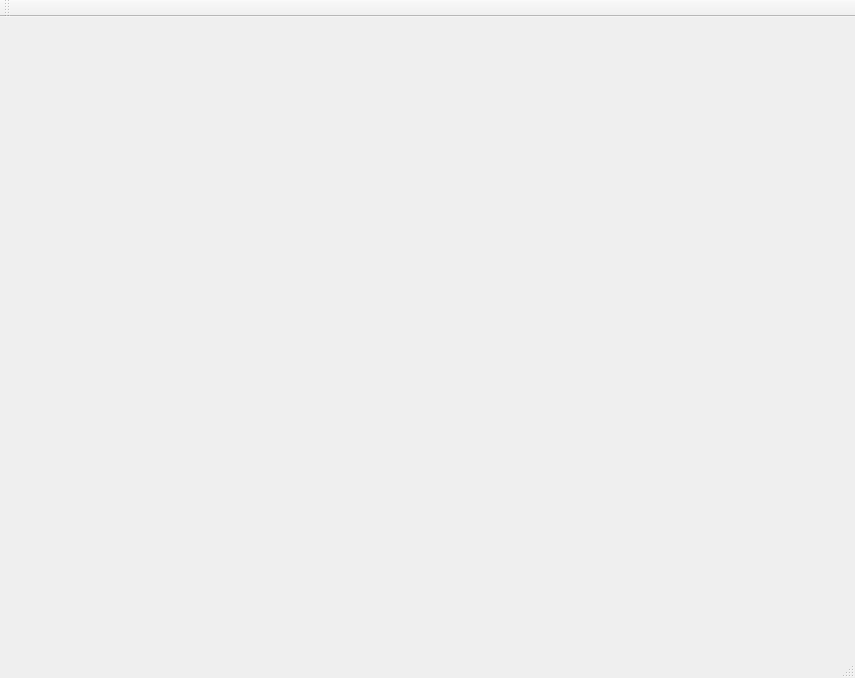
<?xml version="1.0" encoding="UTF-8"?>
<ui version="4.0">
 <class>MainWindow</class>
 <widget class="QMainWindow" name="MainWindow">
  <property name="geometry">
   <rect>
    <x>0</x>
    <y>0</y>
    <width>855</width>
    <height>678</height>
   </rect>
  </property>
  <property name="windowTitle">
   <string>MainWindow</string>
  </property>
  <widget class="QWidget" name="centralWidget"/>
  <widget class="QMenuBar" name="menuBar">
   <property name="geometry">
    <rect>
     <x>0</x>
     <y>0</y>
     <width>855</width>
     <height>20</height>
    </rect>
   </property>
  </widget>
  <widget class="QToolBar" name="mainToolBar">
   <attribute name="toolBarArea">
    <enum>TopToolBarArea</enum>
   </attribute>
   <attribute name="toolBarBreak">
    <bool>false</bool>
   </attribute>
  </widget>
  <widget class="QStatusBar" name="statusBar"/>
 </widget>
 <layoutdefault spacing="6" margin="11"/>
 <resources/>
 <connections/>
</ui>
